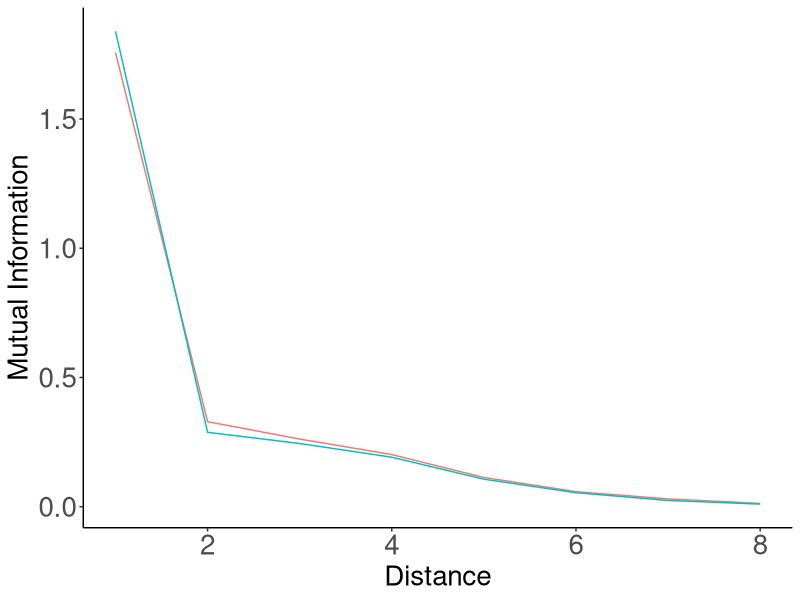
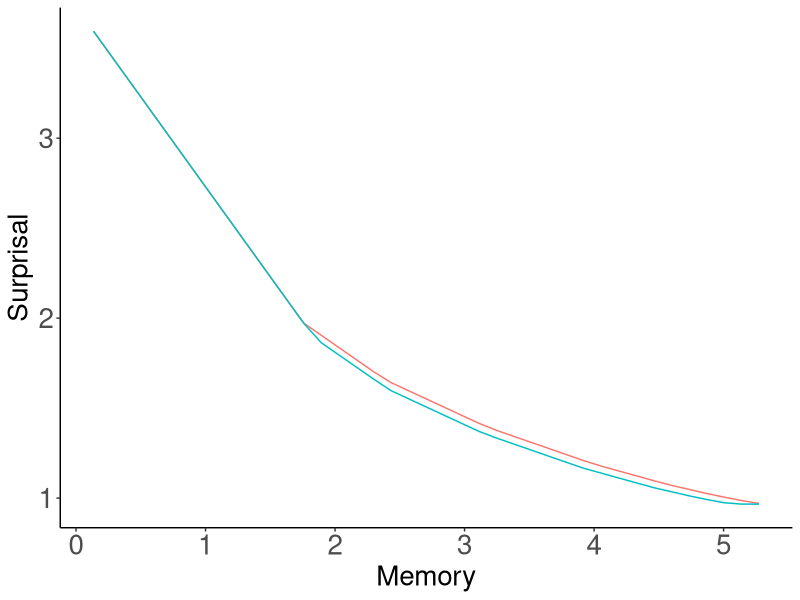
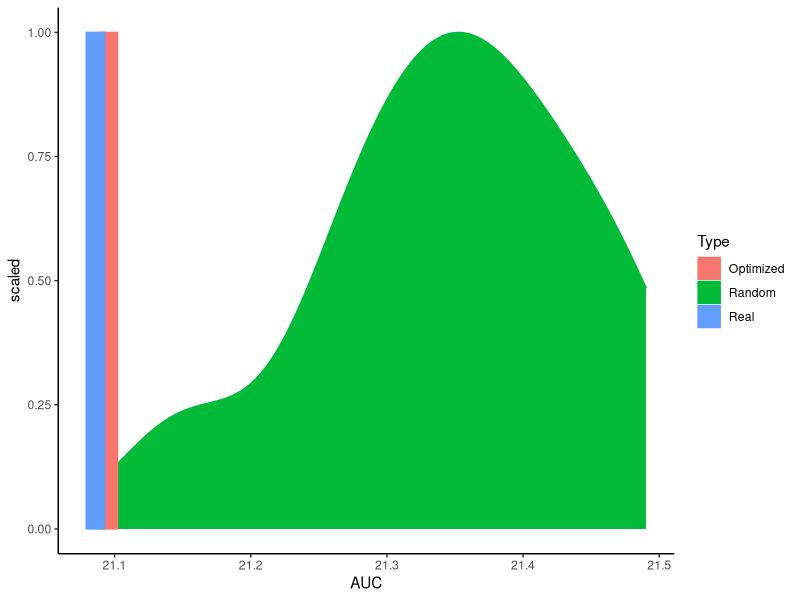

The R script that drew these images, in order:
library(tidyr)
library(dplyr)
library(ggplot2)

######################################

data = read.csv("results.tsv", sep="\t")


data = data %>% filter(Script == "forWords_Sesotho_RandomOrder_FormsWordsGraphemes.py")

unigramCE = mean(data$UnigramCE)

data$Type = ifelse(data$Model %in% c("REAL", "RANDOM", "REVERSE"), as.character(data$Model), "Optimized")

data_ = data %>% group_by(Distance, Type) %>% summarise(MI=median(MI))
data_ = data_ %>% filter(Distance <= 7)
data_ = data_ %>% filter(Type %in% c("REAL", "RANDOM"))
plot = ggplot(data_, aes(x=1+Distance, y=MI, color=Type)) + geom_line() #size=2)
plot = plot + theme_bw()
plot = plot + xlab("Distance") + ylab("Mutual Information")
plot = plot + theme(axis.title.x=element_text(size=20), axis.title.y=element_text(size=20), axis.text = element_text(size=20))
plot = plot + theme(panel.grid.major = element_blank(), panel.grid.minor = element_blank(), panel.background = element_blank(), legend.position="none")
plot = plot + theme(axis.line = element_line(colour = "black"),
            panel.grid.major = element_blank(),
                panel.grid.minor = element_blank(),
                panel.border = element_blank(),
                    panel.background = element_blank())
ggsave(plot, file=paste("figures/Sesotho-suffixes-byPhonemes-it.pdf", sep=""), height=4, width=4)




data = read.csv("results_interpolated.tsv", sep="\t")


data = data %>% filter(Script == "forWords_Sesotho_RandomOrder_FormsWordsGraphemes.py")

data = data %>% group_by(Type, Memory) %>% summarise(Surprisal=unigramCE-median(MI))

data_ = data %>% filter(Type %in% c("REAL", "RANDOM"))

plot = ggplot(data_, aes(x=Memory, y=Surprisal, color=Type)) + geom_line() #size=2)
plot = plot + theme_bw()
plot = plot + theme(axis.title.x=element_text(size=20), axis.title.y=element_text(size=20), axis.text = element_text(size=20))
plot = plot + theme(panel.grid.major = element_blank(), panel.grid.minor = element_blank(), panel.background = element_blank(), legend.position="none")
plot = plot + theme(axis.line = element_line(colour = "black"),
            panel.grid.major = element_blank(),
                panel.grid.minor = element_blank(),
                panel.border = element_blank(),
                    panel.background = element_blank())
ggsave(plot, file=paste("figures/Sesotho-suffixes-byPhonemes-memsurp.pdf", sep=""), height=4, width=4)


######################################

data = read.csv("results_auc.tsv", sep="\t")

data = data %>% filter(Script == "forWords_Sesotho_RandomOrder_FormsWordsGraphemes.py")


data$Type = ifelse(data$Model %in% c("REAL", "RANDOM", "REVERSE"), as.character(data$Model), "Optimized")
data$Type = ifelse(data$Type %in% c("REAL"), "Real", as.character(data$Type))
data$Type = ifelse(data$Type %in% c("RANDOM"), "Random", as.character(data$Type))
data$Type = ifelse(data$Type %in% c("REVERSE"), "Reverse", as.character(data$Type))

data_ = data %>% filter(Type %in% c("Real", "Random", "Optimized", "Reverse"))


#plot = ggplot(data_, aes(x=AUC, y=1, color=Type, fill=Type)) + geom_bar(stat="identity") #size=2)
#plot = plot + theme_bw()
#plot = plot + theme(axis.title.x=element_blank(), axis.title.y=element_blank(), axis.text = element_text(size=20))
#plot = plot + theme(panel.grid.major = element_blank(), panel.grid.minor = element_blank(), panel.background = element_blank(), legend.position="none")
#plot = plot + theme(axis.line = element_line(colour = "black"),
#            panel.grid.major = element_blank(),
#                panel.grid.minor = element_blank(),
#                panel.border = element_blank(),
#                    panel.background = element_blank())
#ggsave(plot, file=paste("figures/Sesotho-suffixes-byPhonemes-auc.pdf", sep=""), height=4, width=4)

barWidth = (max(data$AUC) - min(data$AUC))/30

plot = ggplot(data_, aes(x=AUC, fill=Type, color=Type))
plot = plot + theme_classic()
#plot = plot + theme(legend.position="none")
plot = plot + geom_density(data= data_%>%filter(Type == "Random"), aes(y=..scaled..)) 
plot = plot + geom_bar(data = data_ %>% filter(!(Type %in% c("Random"))) %>% group_by(Type) %>% summarise(AUC=mean(AUC)) %>% mutate(y=1),  aes(y=y, group=Type), width=barWidth, stat="identity", position = position_dodge())
ggsave(plot, file=paste("figures/Sesotho-suffixes-byPhonemes-auc-hist.pdf", sep=""), height=4, width=4)



